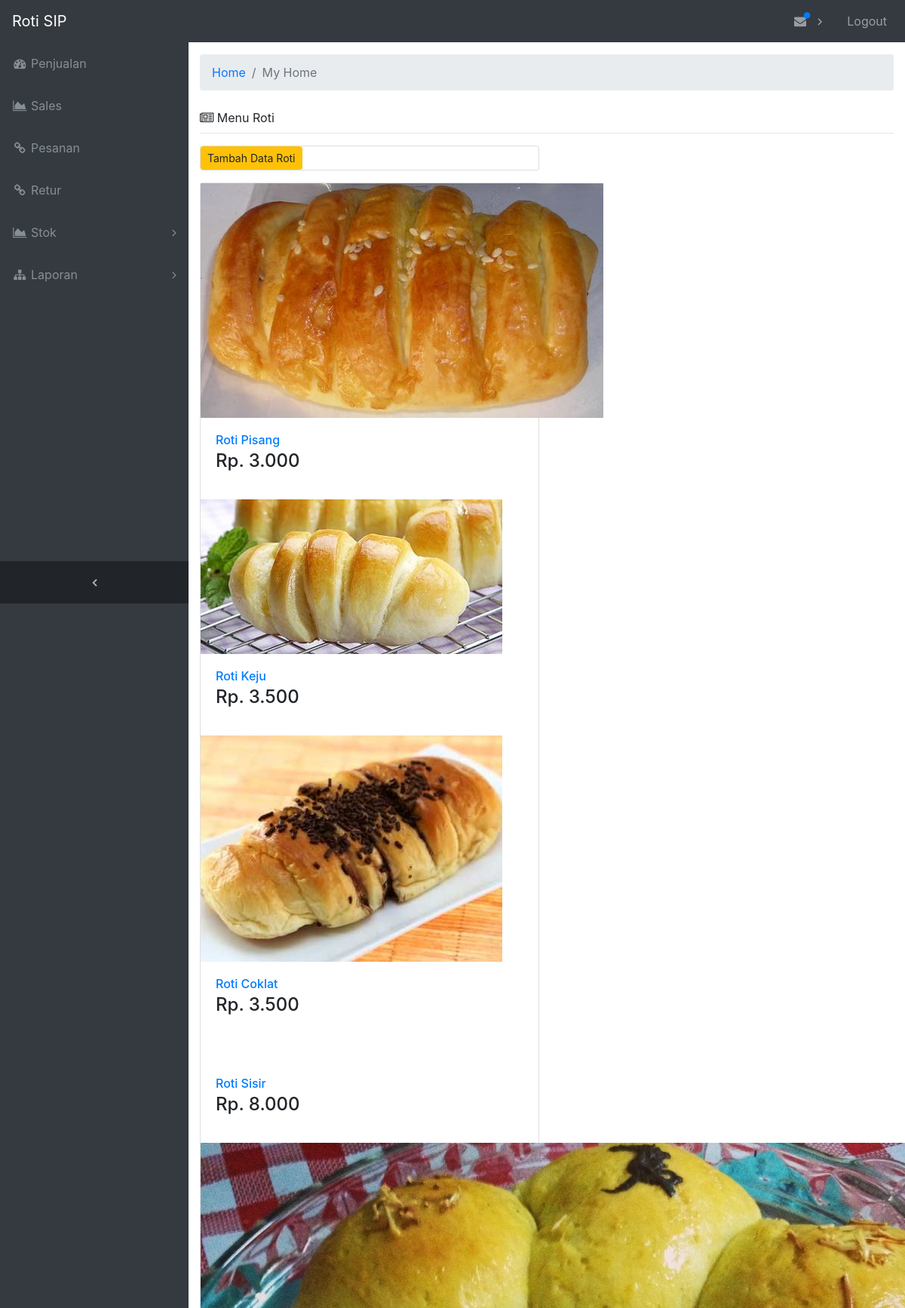
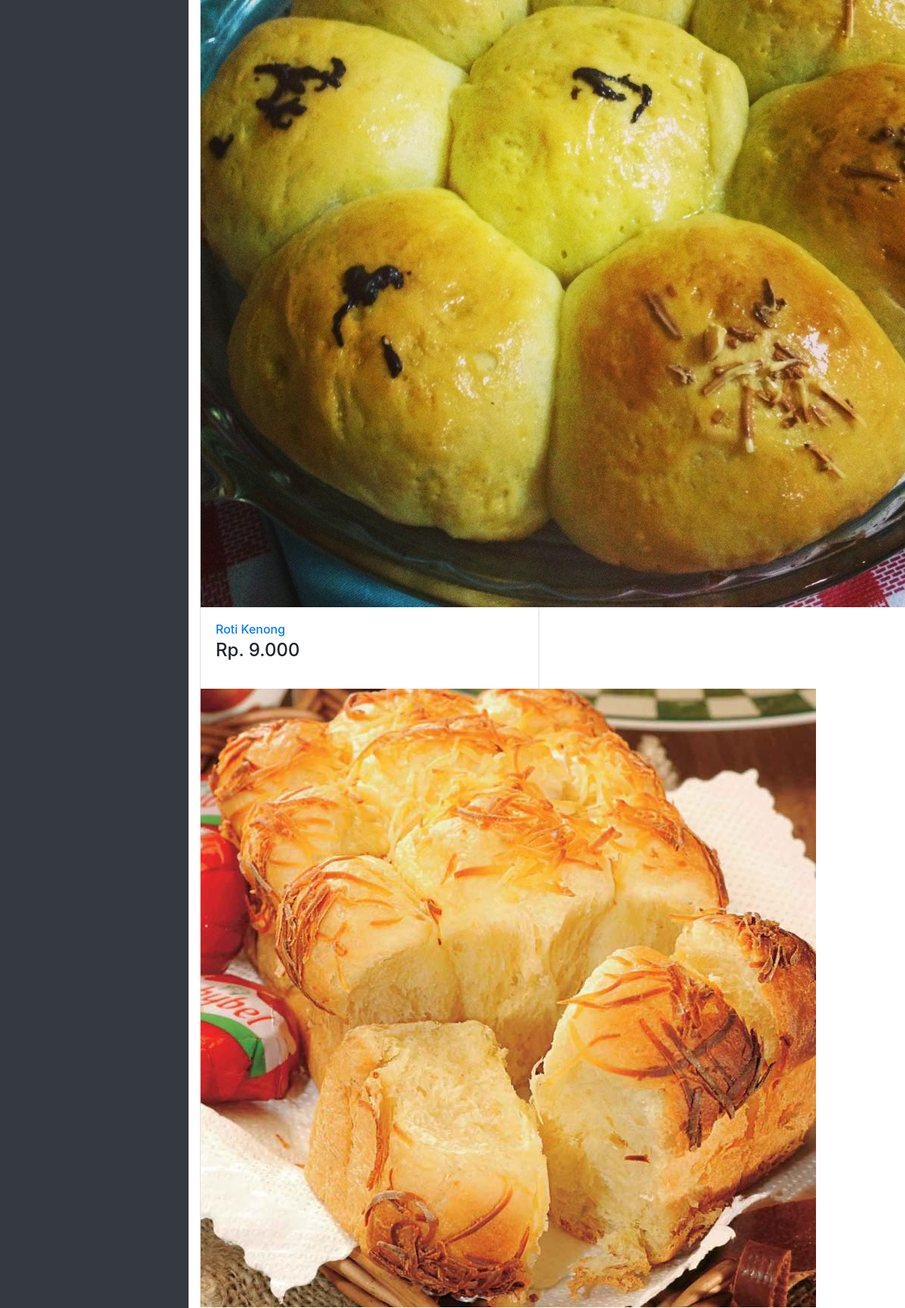
Page /index.php/login/Home (upper part) on the committed database (2 pictures, top to bottom).
### tables this page shows
CREATE TABLE `tabel_roti` (
  `id_roti` int(10) NOT NULL,
  `nama_roti` varchar(30) NOT NULL,
  `harga` int(6) NOT NULL,
  `gambar` varchar(50) NOT NULL
);

### application/controllers/Login.php (called while the page is built, shortened)
<?php
class Login extends CI_Controller{
	public function __construct(){
		$this->load->model('Login_model');
		$this->load->model('Produk_model');
		$this->load->library('session');
		$this->load->helper('url');
	}
	function Home(){
		$data['produk'] = $this->Produk_model->data();
		$this->load->view('Home_view', $data);
	}
}
?>

### index.php (called while the page is built, shortened)
<?php
require_once BASEPATH.'core/CodeIgniter.php';

### application/models/Produk_model.php (called while the page is built, shortened)
<?php
class Produk_model extends CI_Model {
  public function data(){
   $this->db->select('*');
   $this->db->from('tabel_roti');
   $data = $this->db->get();
   return $data->result();
 }
}
?>

### application/views/Home_view.php (the view, shortened to what this page needs)
<!DOCTYPE html>
<html lang="en">
<head>
  <link href="<?php echo base_url ('assets/vendor/bootstrap/css/bootstrap.min.css'); ?>" rel="stylesheet">
  <link href="<?php echo base_url ('assets/vendor/font-awesome/css/font-awesome.min.css');?>" rel="stylesheet" type="text/css">
  <link href="<?php echo base_url ('assets/vendor/datatables/dataTables.bootstrap4.css');?>" rel="stylesheet">
  <link href="<?php echo base_url ('assets/css/sb-admin.css');?>" rel="stylesheet">
</head>
<body class="fixed-nav sticky-footer bg-dark" id="page-top">
  <nav class="navbar navbar-expand-lg navbar-dark bg-dark fixed-top" id="mainNav">
    <a class="navbar-brand" href="<?php echo base_url ();?>Login/Home">Roti SIP</a>
    <div class="collapse navbar-collapse" id="navbarResponsive">
      <ul class="navbar-nav navbar-sidenav" id="exampleAccordion">
        <li class="nav-item" data-toggle="tooltip" data-placement="right" title="Dashboard">
          <a class="nav-link" href="http:/RotiSIP-Web/Penjualan">
            <i class="fa fa-fw fa-dashboard"></i>
            <span class="nav-link-text">Penjualan</span>
          </a>
        </li>
        <li class="nav-item" data-toggle="tooltip" data-placement="right" title="Form Sales">
          <a class="nav-link" href="http:/RotiSIP-Web/SalesBaru">
            <i class="fa fa-fw fa-area-chart"></i>
            <span class="nav-link-text">Sales</span>
          </a>
        </li>
       <li class="nav-item" data-toggle="tooltip" data-placement="right" title="Link">
          <a class="nav-link" href="http:/RotiSIP-Web/Pesanan">
            <i class="fa fa-fw fa-link"></i>
            <span class="nav-link-text">Pesanan</span>
          </a>
        </li>
		<li class="nav-item" data-toggle="tooltip" data-placement="right" title="Link">
          <a class="nav-link" href="http:/RotiSIP-Web/Retur">
            <i class="fa fa-fw fa-link"></i>
            <span class="nav-link-text">Retur</span>
          </a>
        </li>
        <li class="nav-item" data-toggle="tooltip" data-placement="right" title="Example Pages">
          <a class="nav-link nav-link-collapse collapsed" data-toggle="collapse" href="#collapseStok" data-parent="#exampleAccordion">
            <i class="fa fa-fw fa-area-chart"></i>
            <span class="nav-link-text">Stok</span>
          </a>
        </li>
         <li class="nav-item" data-toggle="tooltip" data-placement="right" title="Menu Levels">
          <a class="nav-link nav-link-collapse collapsed" data-toggle="collapse" href="#collapseLaporan" data-parent="#exampleAccordion">
            <i class="fa fa-fw fa-sitemap"></i>
            <span class="nav-link-text">Laporan</span>
          </a>
        </li>
      </ul>
      <ul class="navbar-nav sidenav-toggler">
        <li class="nav-item">
         <a class="nav-link text-center" id="sidenavToggler">
            <i class="fa fa-fw fa-angle-left"></i>
          </a>
        </li>
      </ul>
      <ul class="navbar-nav ml-auto">
        <li class="nav-item dropdown">
        <a class="nav-link dropdown-toggle mr-lg-2" id="alertsDropdown" href="#" data-toggle="dropdown" aria-haspopup="true" aria-expanded="false">
             <i class="fa fa-fw fa-envelope"></i>
            <span class="indicator text-primary d-none d-lg-block">
              <i class="fa fa-fw fa-circle"></i>
            </span>
          </a>
        </li>
        <li class="nav-item">
          <a class="nav-link" href="http:/RotiSIP-Web/Login/Logout">Logout</a>
        </li>
      </ul>
    </div>
  </nav>
  <div class="content-wrapper">
    <div class="container-fluid">
      <ol class="breadcrumb">
        <li class="breadcrumb-item">
          <a href="http://localhost/RotiSIP-Web/Login/Home">Home</a>
        </li>
        <li class="breadcrumb-item active">My Home</li>
      </ol>
          <div class="mb-0 mt-4">
            <i class="fa fa-newspaper-o"></i> Menu Roti</div>
          <hr class="mt-2">
          <div class="card-columns">
            <div class="card mb-3" >
                <a href="<?php echo base_url();?>produk/input/" class="btn btn-sm btn-warning"><i class="glyphicon glyphicon-pencil"></i> Tambah Data Roti</a>
            </div>
            <div class="card mb-3">
           <?php
           foreach($produk as $p){
            ?>
             <a href="#">
                <img src="<?php echo base_url() . 'assets/images/'.$p->gambar  ?>" alt="">
              </a>
              <div class="card-body">
                <h6 class="card-title mb-1"><a href="#"><?php echo $p->nama_roti ?></a></h6>
                <h4>Rp. <?php echo number_format($p->harga,0,",","."); ?></h4>
              </div>
          <?php } ?>
           </div>
  </div>
</body>
</html>

### assets/css/sb-admin.css (style rules this page uses)
html { position: relative; min-height: 100%; }
body { overflow-x: hidden; }
body.sticky-footer { margin-bottom: 56px; }
body.sticky-footer .content-wrapper { min-height: calc(100vh - 56px - 56px); }
body.fixed-nav { padding-top: 56px; }
.content-wrapper { min-height: calc(100vh - 56px); padding-top: 1rem; }
#mainNav .navbar-collapse { overflow: auto; max-height: 75vh; }
#mainNav .navbar-collapse .navbar-nav .nav-item .nav-link { cursor: pointer; }
#mainNav .navbar-collapse .navbar-sidenav .nav-link-collapse:after { float: right; content: '\f107'; font-family: 'FontAwesome'; }
#mainNav .navbar-collapse .navbar-sidenav .nav-link-collapse.collapsed:after { content: '\f105'; }
#mainNav .navbar-collapse .sidenav-toggler { display: none; }
#mainNav .navbar-collapse .navbar-nav > .nav-item.dropdown > .nav-link { position: relative; min-width: 45px; }
#mainNav .navbar-collapse .navbar-nav > .nav-item.dropdown > .nav-link:after { float: right; width: auto; content: '\f105'; border: none; font-family: 'FontAwesome'; }
#mainNav .navbar-collapse .navbar-nav > .nav-item.dropdown > .nav-link .indicator { position: absolute; top: 5px; left: 21px; font-size: 10px; }
@media (min-width: 992px) { #mainNav .navbar-brand { width: 250px; } }
@media (min-width: 992px) { #mainNav .navbar-collapse { overflow: visible; max-height: none; } }
@media (min-width: 992px) { #mainNav .navbar-collapse .navbar-sidenav { position: absolute; top: 0; left: 0; -webkit-flex-direction: column; -ms-flex-direction: column; flex-direction: column; margin-top: 56px; } }
@media (min-width: 992px) { #mainNav .navbar-collapse .navbar-sidenav > .nav-item { width: 250px; padding: 0; } }
@media (min-width: 992px) { #mainNav .navbar-collapse .navbar-sidenav > .nav-item > .nav-link { padding: 1em; } }
@media (min-width: 992px) { #mainNav .navbar-collapse .navbar-nav > .nav-item.dropdown > .nav-link { min-width: 0; } }
@media (min-width: 992px) { #mainNav .navbar-collapse .navbar-nav > .nav-item.dropdown > .nav-link:after { width: 24px; text-align: center; } }
#mainNav.fixed-top .sidenav-toggler { display: none; }
@media (min-width: 992px) { #mainNav.fixed-top .navbar-sidenav { height: calc(100vh - 112px); } }
@media (min-width: 992px) { #mainNav.fixed-top .sidenav-toggler { position: absolute; top: 0; left: 0; display: flex; -webkit-flex-direction: column; -ms-flex-direction: column; flex-direction: column; margin-top: calc(100vh - 56px); } }
@media (min-width: 992px) { #mainNav.fixed-top .sidenav-toggler > .nav-item { width: 250px; padding: 0; } }
@media (min-width: 992px) { #mainNav.fixed-top .sidenav-toggler > .nav-item > .nav-link { padding: 1em; } }
#mainNav.fixed-top.navbar-dark .sidenav-toggler { background-color: #212529; }
#mainNav.fixed-top.navbar-dark .sidenav-toggler a i { color: #adb5bd; }
.content-wrapper { overflow-x: hidden; background: white; }
@media (min-width: 992px) { .content-wrapper { margin-left: 250px; } }
#sidenavToggler i { font-weight: 800; }
#mainNav.navbar-dark .navbar-collapse .navbar-sidenav .nav-link-collapse:after { color: #868e96; }
#mainNav.navbar-dark .navbar-collapse .navbar-sidenav > .nav-item > .nav-link { color: #868e96; }
#mainNav.navbar-dark .navbar-collapse .navbar-nav > .nav-item.dropdown > .nav-link:after { color: #adb5bd; }
@media (min-width: 992px) { #mainNav.navbar-dark .navbar-collapse .navbar-sidenav { background: #343a40; } }
@media (min-width: 576px) { .card-columns { column-count: 1; } }
@media (min-width: 768px) { .card-columns { column-count: 2; } }
@media (min-width: 1200px) { .card-columns { column-count: 2; } }

### rows in the picture
tabel_roti: gambar (picture), nama_roti "Roti Pisang", harga "3.000"
tabel_roti: gambar (picture), nama_roti "Roti Keju", harga "3.500"
tabel_roti: gambar (picture), nama_roti "Roti Coklat", harga "3.500"
tabel_roti: nama_roti "Roti Sisir", harga "8.000"
tabel_roti: gambar (picture), nama_roti "Roti Kenong", harga "9.000"
tabel_roti: gambar (picture)
